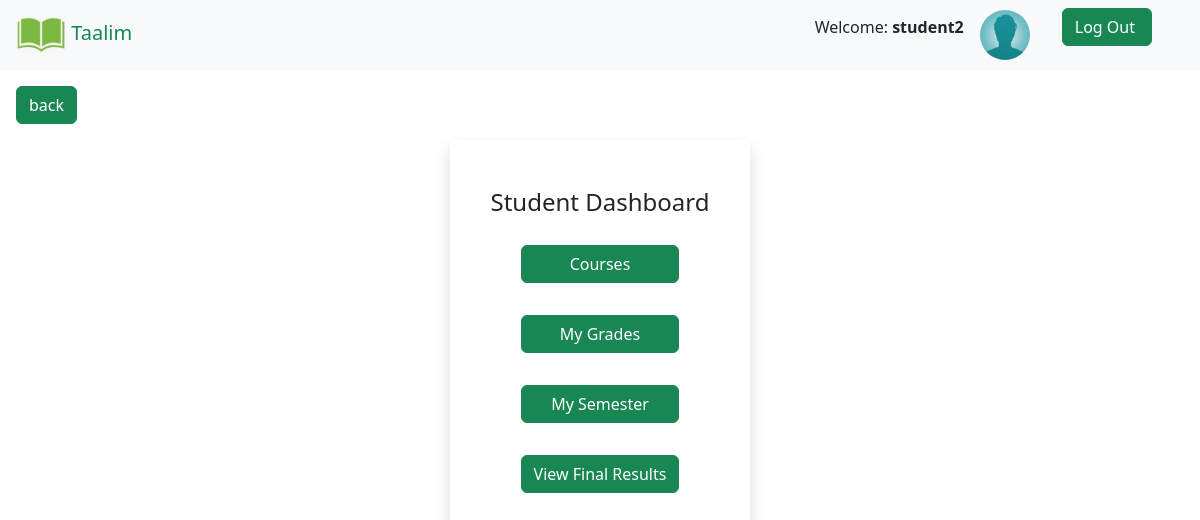
The page /dashboard_student/1 (signed in) on the database its author committed.
### taalim/models.py (models this page shows)
class User(AbstractUser):
    is_student = models.BooleanField(default=False)
    is_teacher = models.BooleanField(default=False)
    GENDERS = (
    ("M", "Male"),
    ("F", "Female"),)
    gender = models.CharField(max_length=1, choices=GENDERS, default="M")
    profile_pic = models.ImageField(null=True, blank=True)
    address = models.TextField(max_length=100, default="")

### taalim/views.py (the view)
# urls.py: path("dashboard_student/<int:pk>", views.dashboard_student, name="dashboard_student"),
@login_required
@student_required
def dashboard_student(request, pk):
    user = User.objects.get(pk=pk)
    return render(request, 'taalim/dashboard-student.html', {
    })

### taalim/views.py (called while the page is built)
def student_required(function = None, redirect_field_name = REDIRECT_FIELD_NAME, login_url = "login"):
    actual_decorator = user_passes_test(
        lambda u:  u.is_active and u.is_student,
        login_url = login_url,
        redirect_field_name= redirect_field_name
    )
    if function:
        return actual_decorator(function)
    return actual_decorator

### taalim/templates/taalim/dashboard-student.html (shortened to what this page needs)
{% extends './base.html' %}
{%  load static %}
{% load bootstrap5 %}
{% load bootstrap_icons %}
{% block content %}
<nav class="navbar bg bg-light">
  <a class="navbar-brand text-success ps-3" href="#">
    <img src="{% static 'taalim/favicon.jpg' %}" class="rounded" style="width: 50px" >
    Taalim
  </a>
  <div class="d-flex gap-3 pe-5 align-items-center" >
  <p>Welcome: <strong>{{ user.username }}</strong> </p>
  {% if user.profile_pic %}
  <img src="{{user.profile_pic.url}}" alt="" style="width: 50px" class="rounded-circle me-3">
  {% endif %}  <p><a href="{% url 'logout' %}" class="pe-3 btn btn-success">Log Out</a></p>
</div>
</nav>
<button class="btn btn-success mt-3 ms-3" onclick="window.location='{% url 'taalim:home' %}' ; return false;" >back</button>
<div class="container d-flex flex-column gap-1 text-center col-3 mt-3 align-items-center shadow shadow-1 rounded">
<h4 class="mt-5">Student Dashboard</h4>
<div class="buttons d-flex flex-column align-items-stretch mb-5">
<button onclick="window.location='{% url "taalim:view_course_student" pk=user.id %}'" class="btn btn-success my-3"> {% bs_icon 'file-earmark-diff' %}Courses</button>
<button onclick="window.location='{% url "taalim:view_grades" pk=user.id %}'" class="btn btn-success my-3"> {% bs_icon 'list-check' %}My Grades</button>
<button onclick="window.location='{% url "taalim:view_semester" pk=user.id %}'" class="btn btn-success my-3"> {% bs_icon 'table' %}My Semester</button>
<button onclick="window.location='{% url "taalim:view_gpa" pk=user.id %}'" class="btn btn-success my-3"> {% bs_icon 'pencil-square' %}View Final Results</button>
</div>
</div>
  {% endblock%}

### rows shown on the page
User: username "student2", profile_pic (picture)
